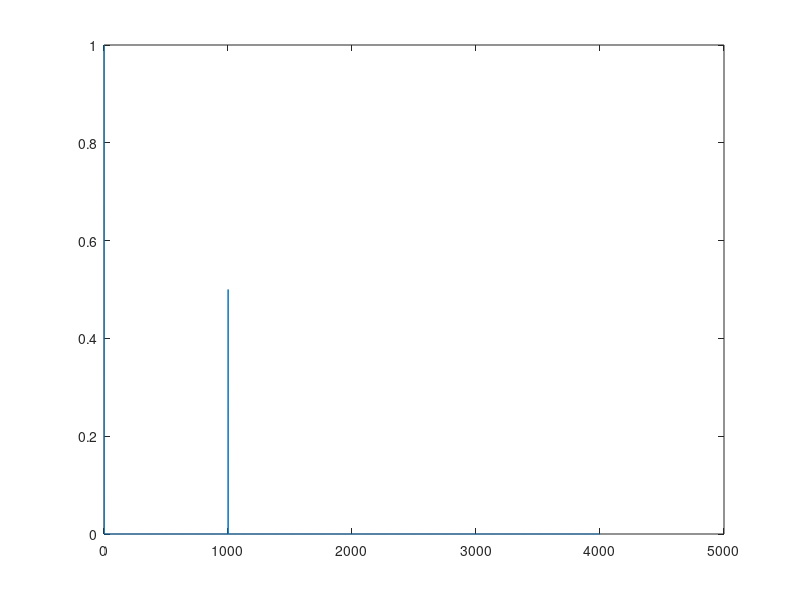

This chart was generated by the following MATLAB code:
N=1000
b=[1 zeros(1,N-1) 0.5]
a=[1]
% better way to build an impulse
d=[1 zeros(1,4000)]
h=filter(b,a,d)
plot(h)
